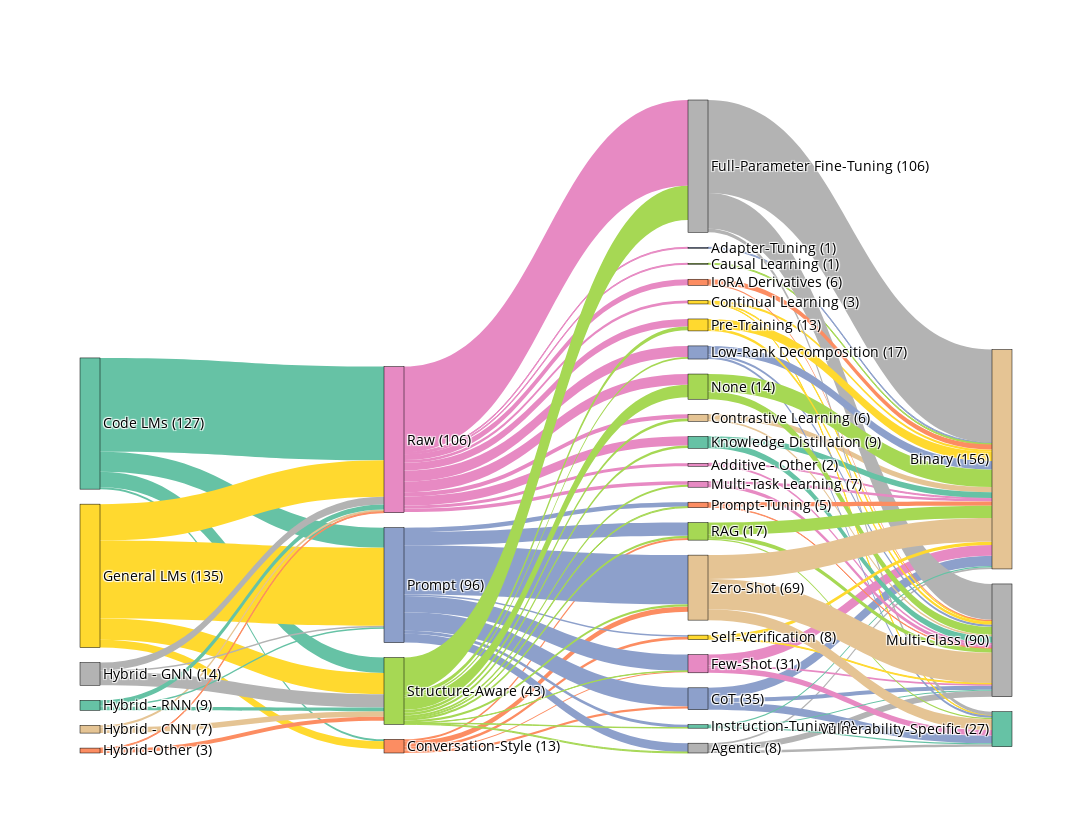

Here is the notebook cell this chart was saved with:
### Markdown cell above
# Taxonomy Insight

### Code cell
# sankey diagram
# Architecture - Input - Technique - Task
df = taxonomy_df[['CitationKey', 'Task', 'Architecture', 'Input', 'Technique']].astype(str)
df.columns = ['Study', 'Task', 'Architecture', 'Input', 'Technique']

for col in ['Task', 'Architecture', 'Input', 'Technique']:
    df[col] = df[col].str.split(',')
df = df.explode('Task').explode('Architecture').explode('Input').explode('Technique')
for col in ['Task', 'Architecture', 'Input', 'Technique']:
    df[col] = df[col].str.strip()

# Filter invalid combinations (from multi-label mapping in adaptation technique and input representation)
raw_invalid = ["Zero-Shot", "Self-Verification", "CoT", "Few-Shot", "RAG", "Prompt-Tuning", "Instruction-Tuning", "Agentic"]
prompt_invalid = ["Full-Parameter Fine-Tuning", "Adapter-Tuning", "Contrastive Learning", "Quantization", "Low-Rank Decomposition", "LoRA Derivatives"]
structure_invalid = ["CoT", "Self-Verification"]

df = df[~((df['Input'] == "Raw") & df['Technique'].isin(raw_invalid))]
df = df[~((df['Input'] == "Prompt") & df['Technique'].isin(prompt_invalid))]
df = df[~((df['Input'] == "Conversation-Style") & df['Technique'].isin(["Instruction-Tuning", "Adapter-Tuning", "Low-Rank Decomposition", "Multi-Task Learning"]))]
df = df[~((df['Input'] == "Structure-Aware") & df['Technique'].isin(structure_invalid))]

# Normalize by study
df['Input_Count'] = df.groupby('Study')['Input'].transform('count')
df['Tech_Count'] = df.groupby('Study')['Technique'].transform('count')
df['Task_Count'] = df.groupby('Study')['Task'].transform('count')

df['Arch_to_Input_Weight'] = 1 / df['Input_Count']
df['Input_to_Tech_Weight'] = 1 / df['Tech_Count']
df['Tech_to_Task_Weight'] = 1 / df['Task_Count']

# Weighted edges
arch_input = df[['Study', 'Architecture', 'Input', 'Arch_to_Input_Weight']].drop_duplicates()
arch_input = arch_input.groupby(['Architecture', 'Input'])['Arch_to_Input_Weight'].sum().reset_index(name='Value')

input_tech = df[['Study', 'Input', 'Technique', 'Input_to_Tech_Weight']].drop_duplicates()
input_tech = input_tech.groupby(['Input', 'Technique'])['Input_to_Tech_Weight'].sum().reset_index(name='Value')

tech_task = df[['Study', 'Technique', 'Task', 'Tech_to_Task_Weight']].drop_duplicates()
tech_task = tech_task.groupby(['Technique', 'Task'])['Tech_to_Task_Weight'].sum().reset_index(name='Value')

edges = pd.concat([
    arch_input.rename(columns={'Architecture': 'Source', 'Input': 'Target'}),
    input_tech.rename(columns={'Input': 'Source', 'Technique': 'Target'}),
    tech_task.rename(columns={'Technique': 'Source', 'Task': 'Target'})
])

# Node definitions
labels = pd.unique(edges[['Source', 'Target']].values.ravel())
nodes_df = pd.DataFrame({'Label': labels})
nodes_df['ID'] = nodes_df.index
label_to_id = dict(zip(nodes_df['Label'], nodes_df['ID']))
edges['SourceID'] = edges['Source'].map(label_to_id)
edges['TargetID'] = edges['Target'].map(label_to_id)

# Study frequency for tooltips
label_to_studies = defaultdict(set)
for col in ['Architecture', 'Input', 'Technique', 'Task']:
    for idx, row in taxonomy_df[['CitationKey', col]].dropna().iterrows():
        citation = row['CitationKey']
        for label in str(row[col]).split(','):
            label_to_studies[label.strip()].add(citation)

nodes_df['StudyCount'] = nodes_df['Label'].map(lambda label: len(label_to_studies.get(label, set())))
nodes_df['LabelWithWeight'] = nodes_df.apply(lambda row: f"{row['Label']} ({row['StudyCount']})", axis=1)

# Sankey colors
color_list = pc.qualitative.Set2
node_colors = [color_list[i % len(color_list)] for i in range(len(nodes_df))]
link_colors = [node_colors[src] for src in edges['SourceID']]

# Plot
fig = go.Figure(data=[go.Sankey(
    arrangement="snap",
    node=dict(
        pad=15,
        thickness=20,
        line=dict(color="black", width=0.5),
        label=nodes_df['LabelWithWeight'],
        color=node_colors,
        hovertemplate='%{label}<extra></extra>',
    ),
    link=dict(
        source=edges['SourceID'],
        target=edges['TargetID'],
        value=edges['Value'],
        color=link_colors
    )
)])

fig.update_layout(
    font=dict(
        size=_FONTSIZE_WITHIN_FIGURE + 3,
        color="black"
    ),
    width=_FIGSIZE_WIDTH * 100,
    height=_FIGSIZE_WIDTH * 55
)

fig.show()

### Figure 1 — Plotly figure (JSON) as saved in the notebook; plotly's stock layout.template omitted (floating-point values rounded to 4 significant figures)
{"data": [{"arrangement": "snap", "link": {"color": ["rgb(102,194,165)", "rgb(102,194,165)", "rgb(102,194,165)", "rgb(102,194,165)", "rgb(255,217,47)", "rgb(255,217,47)", "rgb(255,217,47)", "rgb(255,217,47)", "rgb(229,196,148)", "rgb(229,196,148)", "rgb(179,179,179)", "rgb(179,179,179)", "rgb(179,179,179)", "rgb(102,194,165)", "rgb(102,194,165)", "rgb(102,194,165)", "rgb(252,141,98)", "rgb(252,141,98)", "rgb(252,141,98)", "rgb(252,141,98)", "rgb(252,141,98)", "rgb(252,141,98)", "rgb(252,141,98)", "rgb(141,160,203)", "rgb(141,160,203)", "rgb(141,160,203)", "rgb(141,160,203)", "rgb(141,160,203)", "rgb(141,160,203)", "rgb(141,160,203)", "rgb(141,160,203)", "rgb(231,138,195)", "rgb(231,138,195)", "rgb(231,138,195)", "rgb(231,138,195)", "rgb(231,138,195)", "rgb(231,138,195)", "rgb(231,138,195)", "rgb(231,138,195)", "rgb(231,138,195)", "rgb(231,138,195)", "rgb(231,138,195)", "rgb(231,138,195)", "rgb(166,216,84)", "rgb(166,216,84)", "rgb(166,216,84)", "rgb(166,216,84)", "rgb(166,216,84)", "rgb(166,216,84)", "rgb(166,216,84)", "rgb(166,216,84)", "rgb(166,216,84)", "rgb(166,216,84)", "rgb(166,216,84)", "rgb(166,216,84)", "rgb(166,216,84)", "rgb(141,160,203)", "rgb(231,138,195)", "rgb(231,138,195)", "rgb(179,179,179)", "rgb(179,179,179)", "rgb(179,179,179)", "rgb(166,216,84)", "rgb(141,160,203)", "rgb(141,160,203)", "rgb(141,160,203)", "rgb(255,217,47)", "rgb(255,217,47)", "rgb(255,217,47)", "rgb(229,196,148)", "rgb(229,196,148)", "rgb(231,138,195)", "rgb(231,138,195)", "rgb(231,138,195)", "rgb(179,179,179)", "rgb(179,179,179)", "rgb(179,179,179)", "rgb(102,194,165)", "rgb(102,194,165)", "rgb(102,194,165)", "rgb(102,194,165)", "rgb(102,194,165)", "rgb(252,141,98)", "rgb(252,141,98)", "rgb(141,160,203)", "rgb(141,160,203)", "rgb(141,160,203)", "rgb(231,138,195)", "rgb(231,138,195)", "rgb(166,216,84)", "rgb(166,216,84)", "rgb(255,217,47)", "rgb(255,217,47)", "rgb(252,141,98)", "rgb(252,141,98)", "rgb(166,216,84)", "rgb(166,216,84)", "rgb(166,216,84)", "rgb(255,217,47)", "rgb(255,217,47)", "rgb(229,196,148)", "rgb(229,196,148)", "rgb(229,196,148)"], "source": [0, 0, 0, 0, 5, 5, 5, 5, 6, 6, 7, 7, 7, 8, 8, 8, 9, 9, 1, 1, 1, 1, 1, 2, 2, 2, 2, 2, 2, 2, 2, 3, 3, 3, 3, 3, 3, 3, 3, 3, 3, 3, 3, 4, 4, 4, 4, 4, 4, 4, 4, 4, 4, 4, 4, 4, 18, 19, 19, 15, 15, 15, 20, 10, 10, 10, 21, 21, 21, 22, 22, 11, 11, 11, 23, 23, 23, 16, 16, 16, 24, 24, 25, 25, 26, 26, 26, 27, 27, 28, 28, 29, 29, 17, 17, 12, 12, 12, 13, 13, 14, 14, 14], "target": [1, 2, 3, 4, 1, 2, 3, 4, 3, 4, 2, 3, 4, 2, 3, 4, 3, 4, 10, 11, 12, 13, 14, 15, 10, 11, 16, 17, 12, 13, 14, 18, 19, 20, 21, 22, 23, 24, 25, 26, 27, 28, 29, 15, 22, 11, 23, 16, 24, 26, 27, 28, 29, 17, 12, 14, 30, 30, 31, 30, 31, 32, 30, 30, 31, 32, 30, 31, 32, 30, 31, 30, 31, 32, 30, 31, 32, 30, 31, 32, 30, 31, 30, 31, 30, 31, 32, 30, 31, 30, 31, 30, 31, 30, 31, 30, 31, 32, 30, 31, 30, 31, 32], "value": [0.95, 10.27, 47.73, 7.867, 4.0, 39.73, 18.52, 10.79, 1.125, 2.833, 0.75, 4.0, 6.833, 0.75, 2.5, 1.833, 0.5, 2.0, 1.2, 0.5417, 1.0, 1.492, 2.708, 4.5, 9.392, 8.308, 1.5, 2.25, 6.708, 0.7917, 25.06, 0.5, 1.5, 0.5, 1.417, 2.125, 43.6, 4.667, 3.0, 5.6, 1.75, 5.5, 3.875, 0.5, 1.5, 0.1667, 17.5, 0.2, 1.25, 0.95, 1.033, 6.333, 1.833, 0.5, 1.125, 1.125, 0.5, 0.5, 1.0, 0.8333, 3.0, 1.167, 0.5, 5.217, 2.0, 3.917, 1.167, 0.4167, 0.25, 2.625, 1.0, 5.517, 0.9167, 2.833, 47.35, 18.25, 1.75, 0.6167, 0.5833, 0.5833, 2.917, 3.167, 2.5, 0.625, 4.425, 1.125, 1.125, 1.283, 1.75, 8.833, 4.0, 4.708, 1.375, 2.25, 0.25, 6.208, 2.042, 0.6667, 1.617, 0.4583, 12.14, 15.46, 5.5]}, "node": {"color": ["rgb(102,194,165)", "rgb(252,141,98)", "rgb(141,160,203)", "rgb(231,138,195)", "rgb(166,216,84)", "rgb(255,217,47)", "rgb(229,196,148)", "rgb(179,179,179)", "rgb(102,194,165)", "rgb(252,141,98)", "rgb(141,160,203)", "rgb(231,138,195)", "rgb(166,216,84)", "rgb(255,217,47)", "rgb(229,196,148)", "rgb(179,179,179)", "rgb(102,194,165)", "rgb(252,141,98)", "rgb(141,160,203)", "rgb(231,138,195)", "rgb(166,216,84)", "rgb(255,217,47)", "rgb(229,196,148)", "rgb(179,179,179)", "rgb(102,194,165)", "rgb(252,141,98)", "rgb(141,160,203)", "rgb(231,138,195)", "rgb(166,216,84)", "rgb(255,217,47)", "rgb(229,196,148)", "rgb(179,179,179)", "rgb(102,194,165)"], "hovertemplate": "%{label}<extra></extra>", "label": ["Code LMs (127)", "Conversation-Style (13)", "Prompt (96)", "Raw (106)", "Structure-Aware (43)", "General LMs (135)", "Hybrid - CNN (7)", "Hybrid - GNN (14)", "Hybrid - RNN (9)", "Hybrid-Other (3)", "CoT (35)", "Few-Shot (31)", "RAG (17)", "Self-Verification (8)", "Zero-Shot (69)", "Agentic (8)", "Instruction-Tuning (9)", "Prompt-Tuning (5)", "Adapter-Tuning (1)", "Additive - Other (2)", "Causal Learning (1)", "Continual Learning (3)", "Contrastive Learning (6)", "Full-Parameter Fine-Tuning (106)", "Knowledge Distillation (9)", "LoRA Derivatives (6)", "Low-Rank Decomposition (17)", "Multi-Task Learning (7)", "None (14)", "Pre-Training (13)", "Binary (156)", "Multi-Class (90)", "Vulnerability-Specific (27)"], "line": {"color": "black", "width": 0.5}, "pad": 15, "thickness": 20}, "type": "sankey"}], "layout": {"font": {"color": "black", "size": 14}, "height": 833.2, "width": 1515}}
